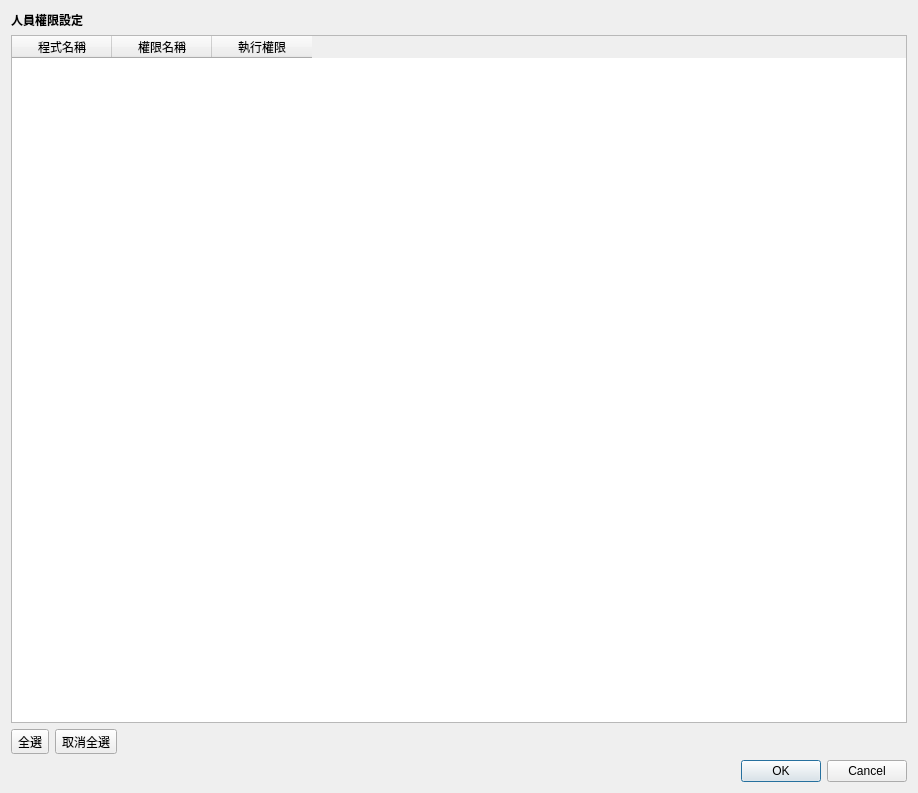
<?xml version="1.0" encoding="UTF-8"?>
<ui version="4.0">
 <class>Dialog_permission</class>
 <widget class="QDialog" name="Dialog_permission">
  <property name="windowModality">
   <enum>Qt::NonModal</enum>
  </property>
  <property name="geometry">
   <rect>
    <x>0</x>
    <y>0</y>
    <width>918</width>
    <height>793</height>
   </rect>
  </property>
  <property name="sizePolicy">
   <sizepolicy hsizetype="Preferred" vsizetype="Preferred">
    <horstretch>0</horstretch>
    <verstretch>0</verstretch>
   </sizepolicy>
  </property>
  <property name="windowTitle">
   <string>權限設定</string>
  </property>
  <property name="modal">
   <bool>false</bool>
  </property>
  <layout class="QVBoxLayout" name="verticalLayout">
   <item>
    <widget class="QLabel" name="label_user">
     <property name="font">
      <font>
       <weight>75</weight>
       <bold>true</bold>
      </font>
     </property>
     <property name="text">
      <string>人員權限設定</string>
     </property>
    </widget>
   </item>
   <item>
    <widget class="QTableWidget" name="tableWidget_permission">
     <property name="alternatingRowColors">
      <bool>true</bool>
     </property>
     <property name="selectionMode">
      <enum>QAbstractItemView::SingleSelection</enum>
     </property>
     <property name="selectionBehavior">
      <enum>QAbstractItemView::SelectRows</enum>
     </property>
     <column>
      <property name="text">
       <string>程式名稱</string>
      </property>
     </column>
     <column>
      <property name="text">
       <string>權限名稱</string>
      </property>
     </column>
     <column>
      <property name="text">
       <string>執行權限</string>
      </property>
     </column>
    </widget>
   </item>
   <item>
    <layout class="QHBoxLayout" name="horizontalLayout">
     <item>
      <widget class="QToolButton" name="toolButton_select_all">
       <property name="text">
        <string>全選</string>
       </property>
       <property name="icon">
        <iconset>
         <normaloff>../icons/dialog-ok.svg</normaloff>../icons/dialog-ok.svg</iconset>
       </property>
       <property name="toolButtonStyle">
        <enum>Qt::ToolButtonTextBesideIcon</enum>
       </property>
      </widget>
     </item>
     <item>
      <widget class="QToolButton" name="toolButton_diselect_all">
       <property name="text">
        <string>取消全選</string>
       </property>
       <property name="icon">
        <iconset>
         <normaloff>../icons/cancel.svg</normaloff>../icons/cancel.svg</iconset>
       </property>
       <property name="toolButtonStyle">
        <enum>Qt::ToolButtonTextBesideIcon</enum>
       </property>
      </widget>
     </item>
     <item>
      <spacer name="horizontalSpacer">
       <property name="orientation">
        <enum>Qt::Horizontal</enum>
       </property>
       <property name="sizeHint" stdset="0">
        <size>
         <width>40</width>
         <height>20</height>
        </size>
       </property>
      </spacer>
     </item>
    </layout>
   </item>
   <item>
    <widget class="QDialogButtonBox" name="buttonBox">
     <property name="orientation">
      <enum>Qt::Horizontal</enum>
     </property>
     <property name="standardButtons">
      <set>QDialogButtonBox::Cancel|QDialogButtonBox::Ok</set>
     </property>
     <property name="centerButtons">
      <bool>false</bool>
     </property>
    </widget>
   </item>
  </layout>
 </widget>
 <resources/>
 <connections>
  <connection>
   <sender>buttonBox</sender>
   <signal>accepted()</signal>
   <receiver>Dialog_permission</receiver>
   <slot>accept()</slot>
   <hints>
    <hint type="sourcelabel">
     <x>248</x>
     <y>254</y>
    </hint>
    <hint type="destinationlabel">
     <x>157</x>
     <y>274</y>
    </hint>
   </hints>
  </connection>
  <connection>
   <sender>buttonBox</sender>
   <signal>rejected()</signal>
   <receiver>Dialog_permission</receiver>
   <slot>reject()</slot>
   <hints>
    <hint type="sourcelabel">
     <x>316</x>
     <y>260</y>
    </hint>
    <hint type="destinationlabel">
     <x>286</x>
     <y>274</y>
    </hint>
   </hints>
  </connection>
 </connections>
</ui>
